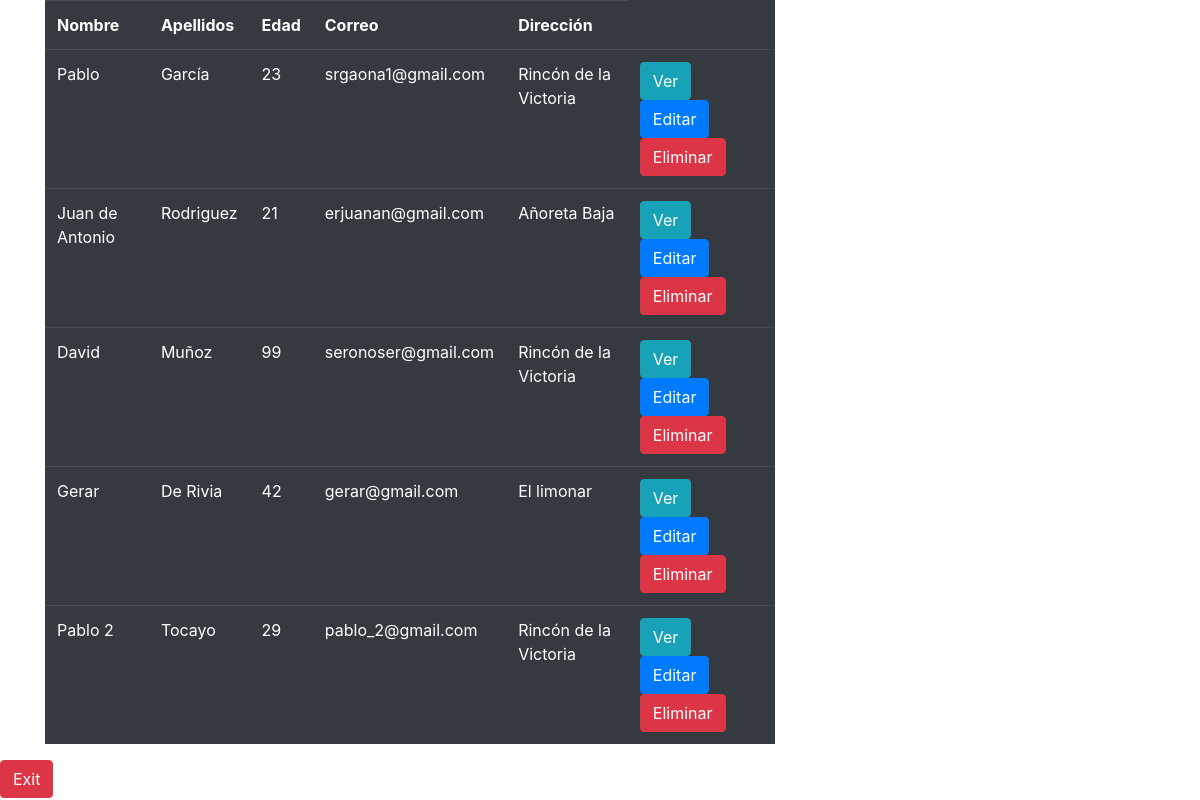
The page / on the database its author committed.
### tables this page shows
CREATE TABLE `info_usuarios` (
  `id_info` int(11) NOT NULL,
  `nombre` varchar(25) NOT NULL,
  `apellidos` varchar(25) NOT NULL,
  `edad` int(3) NOT NULL,
  `correo` varchar(25) NOT NULL,
  `direccion` varchar(25) NOT NULL
);

### conexion.php (called while the page is built)
<?php
class Conexion{
    public function __construct(){
        $host="localhost";
        $db="crud";
        $user="root";
        $pass="";
        try{
            $base = new PDO ("mysql:host=$host;dbname=$db",$user, $pass);
            return $base;
        }
        catch(exception $e){
            echo "No ha sido posible la conexión: ".$e->getMessage();
        }
    }
}
?>

### back.php (the view, shortened to what this page needs)
<?php
require_once("conexion.php");
class Usuarios extends Conexion{
    function cargar_tabla(){
        $sql="SELECT id_info, nombre, apellidos, edad, correo, direccion FROM info_usuarios";
        $resultado = Conexion::__construct()->prepare($sql);
        $resultado->execute();
            while($array=$resultado->fetch(PDO::FETCH_ASSOC)){
                echo
                "<tr>
                        <td>$array[nombre]</td>
                        <td>$array[apellidos]</td>
                        <td>$array[edad]</td>
                        <td>$array[correo]</td>
                        <td>$array[direccion]</td>
                        <td><a href='$_SERVER[PHP_SELF]?nom=$array[nombre]&ape=$array[apellidos]&age=$array[edad]&corr=$array[correo]&direc=$array[direccion]'><button class='btn btn-info'>Ver</button></a>
                            <a href='$_SERVER[PHP_SELF]?nom=$array[nombre]&ape=$array[apellidos]&age=$array[edad]&corr=$array[correo]&direc=$array[direccion]&editar=editar' class='editar'><button class='btn btn-primary' data-bs-toggle='modal' data-bs-target='#exampleModal'>Editar</button></a>
                            <a href='$_SERVER[PHP_SELF]?eliminar=eliminar&id_info=$array[id_info]'><button class='btn btn-danger'>Eliminar</button></a>
                        </td>
                 </tr>
                ";
            }
    }
}
?>

### index.php (shortened to what this page needs)
<?php
require_once("back.php");
$persona2 = new Usuarios;
$persona2->ver_pdf();
$persona2->descargar_pdf();
$persona2->eliminar();
$persona2->editar();
?>
<!DOCTYPE html>
<html lang="en">
<head>
    <link rel="stylesheet" href="https://stackpath.bootstrapcdn.com/bootstrap/4.3.1/css/bootstrap.min.css">
    <link rel="stylesheet" type="text/css" href="estilos.css" media="screen" />
</head>
<body>
    <div class="container">
        <div class="row">
            <div class="tabla col-sm-6 col-md-8 col-lg-8 ">
                <table class="table table-hover table-dark">
                    <tr>
                        <th>Nombre</th>
                        <th>Apellidos</th>
                        <th>Edad</th>
                        <th>Correo</th>
                        <th>Dirección</th>
                    </tr>
                    <?php $persona2->cargar_tabla(); ?>
                </table>
            </div>
            <div class="vista col-sm-6 col-md-4 col-lg-4 ">
            </div>
        </div>
    </div>
    <form action="" method="post">
        <button class="btn btn-danger" type="submit" name="salir">Exit</button>
    </form>
</body>
</html>

### estilos.css (style rules this page uses)
.tabla { width: 100px; }

### rows shown on the page
info_usuarios: nombre "Pablo", apellidos "García", edad "23", correo "srgaona1@gmail.com", direccion "Rincón de la Victoria"
info_usuarios: nombre "Juan de Antonio", apellidos "Rodriguez", edad "21", correo "erjuanan@gmail.com", direccion "Añoreta Baja"
info_usuarios: nombre "David", apellidos "Muñoz", edad "99", correo "seronoser@gmail.com", direccion "Rincón de la Victoria"
info_usuarios: nombre "Gerar", apellidos "De Rivia", edad "42", correo "gerar@gmail.com", direccion "El limonar"
info_usuarios: nombre "Pablo 2", apellidos "Tocayo", edad "29", correo "pablo_2@gmail.com", direccion "Rincón de la Victoria"
